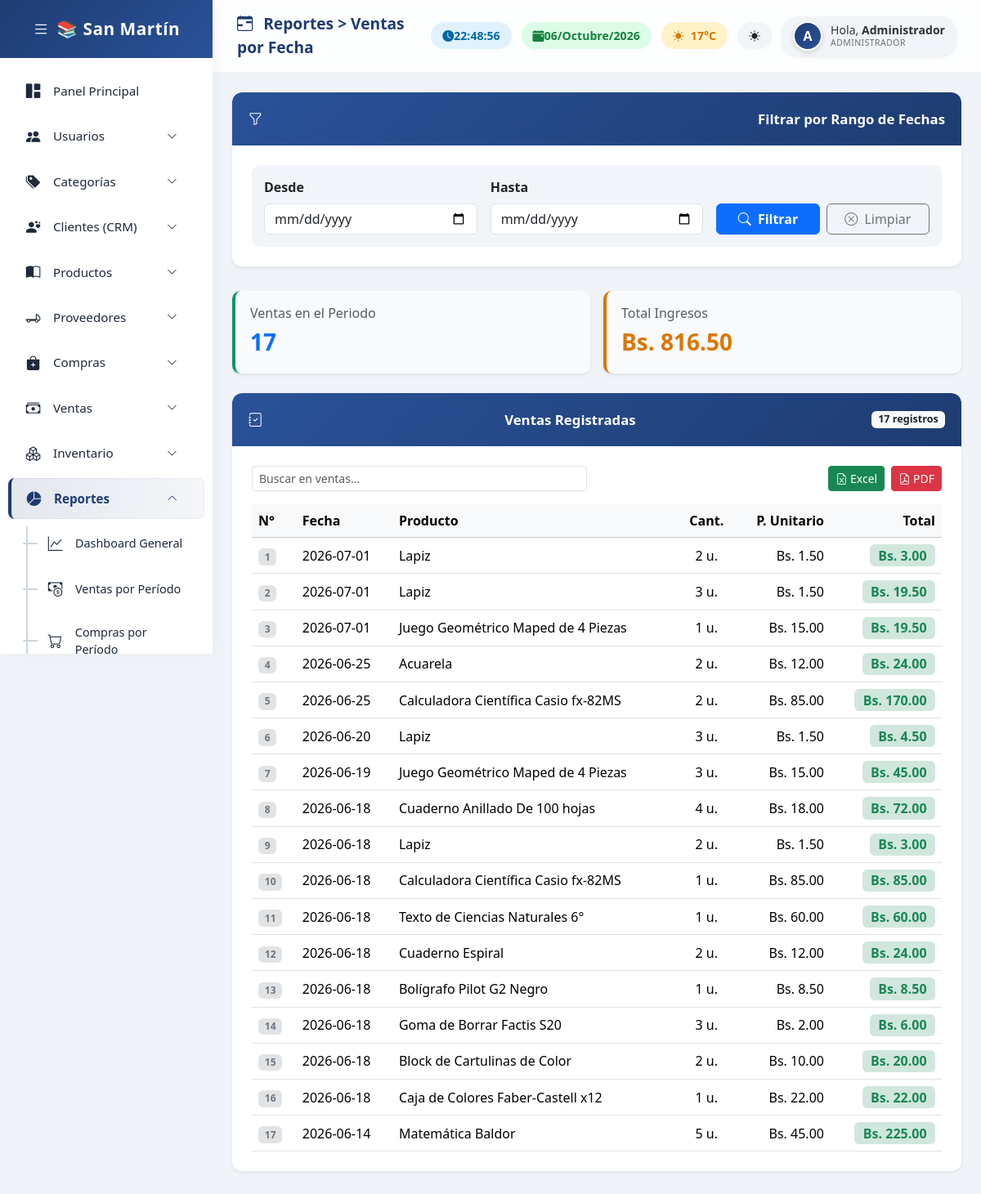
Screenshot of /reportes/ventas_periodo.php (signed in) with the database file from the repository.
### tables this page shows
CREATE TABLE `detalle_ventas` (
  `id_detalle` int(11) NOT NULL AUTO_INCREMENT,
  `venta_id` int(11) DEFAULT NULL,
  `producto_id` int(11) DEFAULT NULL,
  `cantidad` int(11) DEFAULT NULL,
  `precio` decimal(10,2) DEFAULT NULL,
  PRIMARY KEY (`id_detalle`),
  KEY `venta_id` (`venta_id`),
  KEY `producto_id` (`producto_id`),
  CONSTRAINT `detalle_ventas_ibfk_1` FOREIGN KEY (`venta_id`) REFERENCES `ventas` (`id_venta`),
  CONSTRAINT `detalle_ventas_ibfk_2` FOREIGN KEY (`producto_id`) REFERENCES `productos` (`id_producto`)
);

CREATE TABLE `ventas` (
  `id_venta` int(11) NOT NULL AUTO_INCREMENT,
  `fecha` date DEFAULT NULL,
  `total` decimal(10,2) DEFAULT NULL,
  `metodo_pago` varchar(50) DEFAULT NULL,
  `id_usuario` int(11) DEFAULT NULL,
  `id_cliente` int(11) DEFAULT NULL,
  `estado` varchar(20) DEFAULT 'Completado',
  PRIMARY KEY (`id_venta`)
);

CREATE TABLE `productos` (
  `id_producto` int(11) NOT NULL AUTO_INCREMENT,
  `codigo` varchar(20) NOT NULL,
  `codigo_barras` varchar(50) DEFAULT NULL,
  `nombre_producto` varchar(150) DEFAULT NULL,
  `descripcion` text DEFAULT NULL,
  `precio` decimal(10,2) DEFAULT NULL,
  `precio_compra` decimal(10,2) DEFAULT 0.00,
  `impuesto` decimal(5,2) DEFAULT 0.00,
  `talla` varchar(20) DEFAULT NULL,
  `color` varchar(50) DEFAULT NULL,
  `stock` int(11) DEFAULT NULL,
  `imagen` varchar(255) DEFAULT NULL,
  `activo` tinyint(1) DEFAULT 1,
  `categoria_id` int(11) DEFAULT NULL,
  PRIMARY KEY (`id_producto`),
  KEY `categoria_id` (`categoria_id`),
  CONSTRAINT `productos_ibfk_1` FOREIGN KEY (`categoria_id`) REFERENCES `categorias` (`id_categoria`)
);

### reportes/ventas_periodo.php (the view, shortened to what this page needs)
<?php
$where = "WHERE 1=1";
$fd=''; $fh='';
$url_params = '';
$sql_data = "SELECT v.id_venta,v.fecha,v.total,p.nombre_producto,dv.cantidad,dv.precio FROM ventas v INNER JOIN detalle_ventas dv ON v.id_venta=dv.venta_id INNER JOIN productos p ON dv.producto_id=p.id_producto $where ORDER BY v.fecha DESC";
$res = mysqli_fetch_assoc(mysqli_query($conexion,"SELECT COUNT(DISTINCT id_venta) AS tv, COALESCE(SUM(total),0) AS ti FROM ventas $where"));
?><!DOCTYPE html><html lang="es"><head><meta charset="UTF-8"><meta name="viewport" content="width=device-width,initial-scale=1"><title>Ventas por Fecha - Reportes</title>
<link href="https://cdn.jsdelivr.net/npm/bootstrap@5.3.3/dist/css/bootstrap.min.css" rel="stylesheet">
<link rel="stylesheet" href="https://cdn.jsdelivr.net/npm/bootstrap-icons@1.11.3/font/bootstrap-icons.min.css">
<link rel="stylesheet" href="/includes/base.css">
</head><body>
<?php $base_path = '../'; include '../includes/sidebar.php'; ?>
<div class="main-content">
<div class="topbar"><div class="topbar-title"><i class="bi bi-calendar-range me-2"></i> Reportes > Ventas por Fecha</div>
<div class="topbar-widgets"><div class="widget-box widget-time"><i class="bi bi-clock-fill"></i> <span id="txt-reloj">00:00:00</span></div><div class="widget-box widget-date"><i class="bi bi-calendar-event-fill"></i> <span id="txt-fecha">--/--/----</span></div><div class="widget-box widget-weather"><i class="bi bi-sun-fill me-2"></i> <span>17°C</span></div><div class="user-profile shadow-sm">
    <div class="profile-avatar-wrap"><?php if(!empty($_SESSION["imagen"])): ?><img src="../assets/uploads/usuarios/<?php echo $_SESSION["imagen"]; ?>" class="profile-avatar"><?php else: ?><div class="profile-avatar-inicial"><?php echo strtoupper(substr($_SESSION["nombre"],0,1)); ?></div><?php endif; ?></div>
    <div class="profile-info">
        <div class="profile-name">Hola, <strong><?php echo $_SESSION["nombre"]; ?></strong></div>
        <div class="profile-role"><?php echo $_SESSION["rol"]; ?></div>
    </div>
</div>
        </div>
    </div>
    <div class="container-fluid p-4">
<div class="panel-custom shadow-sm"><div class="panel-custom-header"><i class="bi bi-funnel me-2"></i> <span class="menu-text"> Filtrar por Rango de Fechas</span></div>
<div class="panel-custom-body p-4"><form method="GET" class="filtro"><div class="row g-3 align-items-end">
<div class="col-md-4"><label class="form-label fw-semibold">Desde</label><input type="date" name="fecha_desde" class="form-control" value="<?php echo $fd; ?>"></div>
<div class="col-md-4"><label class="form-label fw-semibold">Hasta</label><input type="date" name="fecha_hasta" class="form-control" value="<?php echo $fh; ?>"></div>
<div class="col-md-4 d-flex gap-2"><button type="submit" name="filtrar" class="btn btn-primary w-100 fw-bold"><i class="bi bi-search me-1"></i> Filtrar</button><a href="ventas_periodo.php" class="btn btn-outline-secondary w-100"><i class="bi bi-x-circle me-1"></i> <span class="menu-text">Limpiar</span></a></div></div></form></div></div>
<div class="row g-3 mb-4"><div class="col-md-6"><div class="card-resumen shadow-sm h-100"><h6 class="text-muted mb-1">Ventas en el Periodo</h6><span class="fs-3 fw-bold text-primary"><?php echo $res['tv']; ?></span></div></div>
<div class="col-md-6"><div class="card-resumen shadow-sm h-100" style="border-left-color:#d97706;"><h6 class="text-muted mb-1">Total Ingresos</h6><span class="fs-3 fw-bold" style="color:#d97706;">Bs. <?php echo number_format($res['ti'],2); ?></span></div></div></div>
<div class="panel-custom shadow-sm"><div class="panel-custom-header"><i class="bi bi-journal-check me-2"></i> <span class="menu-text"> Ventas Registradas</span><span class="badge bg-light text-dark"><?php echo $res['tv']; ?> registros</span></div>
<div class="panel-custom-body p-4">
<div class="row mb-3">
    <div class="col-md-6">
        <input type="text" id="buscador" class="form-control form-control-sm" placeholder="Buscar en ventas...">
    </div>
    <div class="col-md-6 text-end">
        <a href="?exportar=xls<?php echo $url_params; ?>" class="btn btn-success btn-sm me-1"><i class="bi bi-file-earmark-excel"></i> Excel</a>
        <a href="?exportar=pdf<?php echo $url_params; ?>" class="btn btn-danger btn-sm"><i class="bi bi-file-earmark-pdf"></i> PDF</a>
    </div>
</div>
<div class="table-responsive"><table class="table table-hover align-middle mb-0"><thead><tr class="table-light"><th>N°</th><th>Fecha</th><th>Producto</th><th class="text-center">Cant.</th><th class="text-end">P. Unitario</th><th class="text-end">Total</th></tr></thead>
<tbody><?php if(mysqli_num_rows($ventas = mysqli_query($conexion, $sql_data))>0){ $i=1; while($f=mysqli_fetch_assoc($ventas)){ ?>
<tr><td><span class="badge bg-secondary-subtle text-secondary fw-bold"><?php echo $i++; ?></span></td><td><?php echo $f['fecha']; ?></td><td><?php echo htmlspecialchars($f['nombre_producto']); ?></td><td class="text-center"><?php echo $f['cantidad']; ?> u.</td><td class="text-end">Bs. <?php echo number_format($f['precio'],2); ?></td><td class="text-end"><span class="badge bg-success-subtle text-success fs-6 fw-bold">Bs. <?php echo number_format($f['total'],2); ?></span></td></tr>
<?php } }else{ ?><tr><td colspan="6" class="text-center text-muted py-3">No hay ventas en el periodo seleccionado.</td></tr><?php } ?></tbody></table></div></div></div></div></div>
</body></html>

### includes/base.css (style rules this page uses)
:root { --body-bg:#f0f3f8;--sidebar-bg:#fff;--sidebar-text:#1e293b;--sidebar-hover-bg:#e2e8f0;--sidebar-accent:#1e3c72;--sidebar-active-bg:linear-gradient(90deg,rgba(30,60,114,0.12),rgba(42,82,152,0.05));--sidebar-brand-bg:linear-gradient(135deg,#1e3c72,#2a5298);--topbar-bg:rgba(255,255,255,0.85);--panel-bg:#fff;--panel-header-bg:linear-gradient(135deg,#2a5298,#1e3c72);--profile-bg:#f1f5f9;--profile-text:#333;--sub-item-active-bg:#eef2ff;--scrollbar-thumb:rgba(0,0,0,0.12);--scrollbar-thumb-hover:rgba(0,0,0,0.25);--collapse-line:#cbd5e1;--collapse-dash:#94a3b8;--border-color:rgba(0,0,0,0.05);--form-bg:#fff;--form-text:#1e293b;--form-border:#d1d5db;--form-focus-border:#60a5fa;--input-group-bg:#f1f5f9;--card-bg:#fff; }
body { background:var(--body-bg);font-family:'Segoe UI',sans-serif;margin:0;overflow-x:hidden; }
.main-content { margin-left:260px;min-height:100vh;transition:all 0.3s ease; }
.topbar { background:var(--topbar-bg);backdrop-filter:blur(10px);-webkit-backdrop-filter:blur(10px);padding:15px 30px;display:flex;justify-content:space-between;align-items:center;border-bottom:1px solid var(--border-color);position:sticky;top:0;z-index:999; }
.topbar-title { font-size:1.2rem;font-weight:600;color:var(--sidebar-accent); }
.topbar-widgets { display:flex;align-items:center;gap:12px; }
.widget-box { padding:6px 14px;border-radius:20px;font-size:0.88rem;font-weight:600;display:flex;align-items:center;box-shadow:0 2px 6px rgba(0,0,0,0.02); }
.widget-time { background:#e0f2fe;color:#0369a1; }
.widget-date { background:#dcfce7;color:#15803d; }
.widget-weather { background:#fef3c7;color:#d97706; }
.user-profile { display:flex;align-items:center;background:var(--profile-bg);padding:6px 14px;border-radius:20px;font-size:0.9rem;color:var(--profile-text); }
.profile-avatar-wrap { flex-shrink:0;margin-right:10px;display:flex;align-items:center; }
.profile-avatar-inicial { width:36px;height:36px;border-radius:50%;background:linear-gradient(135deg,#1e3c72,#2a5298);color:#fff;display:flex;align-items:center;justify-content:center;font-weight:700;font-size:1rem;border:2px solid #fff;box-shadow:0 2px 6px rgba(0,0,0,0.15); }
.profile-info { display:flex;flex-direction:column;line-height:1.2; }
.profile-name { font-size:0.88rem;white-space:nowrap; }
.profile-role { font-size:0.65rem;text-transform:uppercase;letter-spacing:0.5px;opacity:0.7;white-space:nowrap; }
.panel-custom { border:none;border-radius:12px;background:var(--panel-bg);box-shadow:0 4px 15px rgba(0,0,0,0.02);margin-bottom:30px;animation:fadeInUp 0.5s ease-in-out;overflow:hidden; }
.panel-custom-header { padding:20px;font-size:1.05rem;font-weight:600;color:#fff;border-radius:12px 12px 0 0;background:var(--panel-header-bg); }
.panel-custom-body { padding:20px; }

### rows the page displays
detalle_ventas: venta.fecha "2026-07-01", producto.nombre_producto "Lapiz", cantidad "2", precio "1.50", venta.total "3.00"
detalle_ventas: venta.fecha "2026-07-01", producto.nombre_producto "Lapiz", cantidad "3", precio "1.50", venta.total "19.50"
detalle_ventas: venta.fecha "2026-07-01", producto.nombre_producto "Juego Geométrico Maped de 4 Piezas", cantidad "1", precio "15.00", venta.total "19.50"
detalle_ventas: venta.fecha "2026-06-25", producto.nombre_producto "Acuarela", cantidad "2", precio "12.00", venta.total "24.00"
detalle_ventas: venta.fecha "2026-06-25", producto.nombre_producto "Calculadora Científica Casio fx-82MS", cantidad "2", precio "85.00", venta.total "170.00"
detalle_ventas: venta.fecha "2026-06-20", producto.nombre_producto "Lapiz", cantidad "3", precio "1.50", venta.total "4.50"
detalle_ventas: venta.fecha "2026-06-19", producto.nombre_producto "Juego Geométrico Maped de 4 Piezas", cantidad "3", precio "15.00", venta.total "45.00"
detalle_ventas: venta.fecha "2026-06-18", producto.nombre_producto "Cuaderno Anillado De 100 hojas", cantidad "4", precio "18.00", venta.total "72.00"
detalle_ventas: venta.fecha "2026-06-18", producto.nombre_producto "Lapiz", cantidad "2", precio "1.50", venta.total "3.00"
detalle_ventas: venta.fecha "2026-06-18", producto.nombre_producto "Calculadora Científica Casio fx-82MS", cantidad "1", precio "85.00", venta.total "85.00"
detalle_ventas: venta.fecha "2026-06-18", producto.nombre_producto "Texto de Ciencias Naturales 6°", cantidad "1", precio "60.00", venta.total "60.00"
detalle_ventas: venta.fecha "2026-06-18", producto.nombre_producto "Cuaderno Espiral", cantidad "2", precio "12.00", venta.total "24.00"
detalle_ventas: venta.fecha "2026-06-18", producto.nombre_producto "Bolígrafo Pilot G2 Negro", cantidad "1", precio "8.50", venta.total "8.50"
detalle_ventas: venta.fecha "2026-06-18", producto.nombre_producto "Goma de Borrar Factis S20", cantidad "3", precio "2.00", venta.total "6.00"
detalle_ventas: venta.fecha "2026-06-18", producto.nombre_producto "Block de Cartulinas de Color", cantidad "2", precio "10.00", venta.total "20.00"
detalle_ventas: venta.fecha "2026-06-18", producto.nombre_producto "Caja de Colores Faber-Castell x12", cantidad "1", precio "22.00", venta.total "22.00"
detalle_ventas: venta.fecha "2026-06-14", producto.nombre_producto "Matemática Baldor", cantidad "5", precio "45.00", venta.total "225.00"

### other values shown
substr($_SESSION["nombre"],0,1) "A"
$_SESSION["nombre"] "Administrador"
$_SESSION["rol"] "ADMINISTRADOR"
$res['tv'] "17"
$res['ti'] "816.50"
